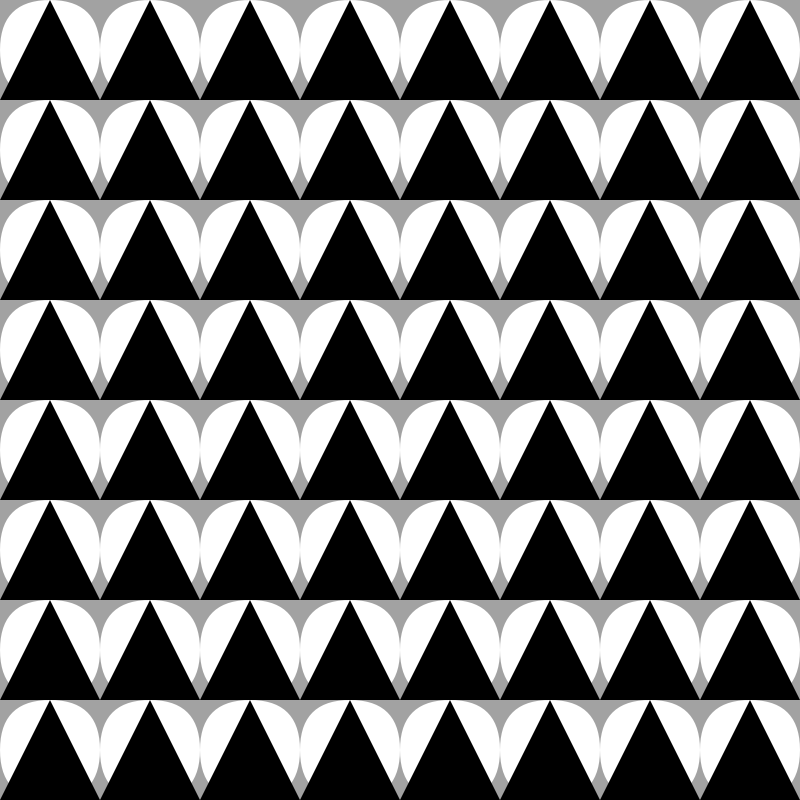
Frame 1 (no input)
Frame 60 (the mouse pressed at the canvas centre just before this capture): identical to frame 1, image omitted
Frame 120 (the mouse held since frame 60 and released just before this capture): identical to frame 1, image omitted

The Processing sketch that drew this single still picture (run headless with seeded random() and noise(); from frame 60 on, the mouse is pressed at the canvas centre):

// Processing sketch: hw5b
// ── hw5b.pde

int patternSeperationX = 100;
int patternSeperationY = 100;


void setup() {
  size(800, 800);
  smooth();

  background(162);
  noStroke();
  //rect(0,0,patternSeperationX,patternSeperationY);
  // stroke(0);

  for (int i = 0; i < width/patternSeperationX; i++) {
    for (int j = 0; j < height/patternSeperationY; j++) {
      pushMatrix();
      translate(i*patternSeperationX, j*patternSeperationY);
      myGrid();
      popMatrix();
    }
  }
}


void draw()
{
  //This is here so the program keeps running and the screengrab will work
}


void myGrid() {


  fill(255); 
  rect(0, 0, 100, 100, 90); // rounded rectangle
  fill(0);
  triangle(50, 0, 0, 100, 100, 100);
}
